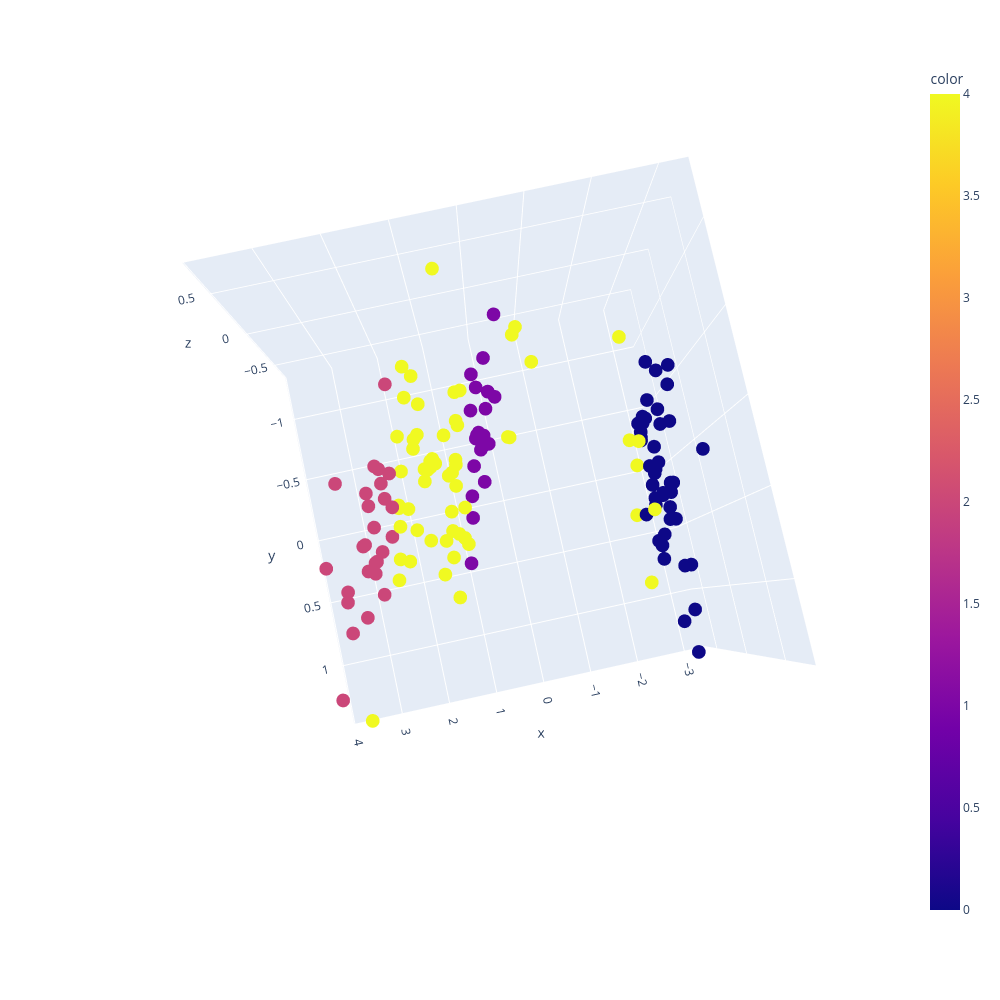

Here is the notebook cell this chart was saved with:
### Code cell
from sklearn.decomposition import PCA
pca = PCA(n_components = 3).fit(iris.data)
irispca = pca.transform(iris.data)

colors = iris.target
colors[svmclf.support_] = 4

fig = px.scatter_3d(x=irispca[:,0], y=irispca[:,1], z=irispca[:,2],color=colors)
#fig = px.scatter_3d(x=irispca[svmclf.support_,0], y=irispca[svmclf.support_,1], z=irispca[svmclf.support_,2],color=['red' for i in range(len(svmclf.support_))])

fig.update_layout(
    autosize=False,
    width=1000,
    height=1000)
    
fig.show()

### Figure 1 — Plotly figure (JSON) as saved in the notebook; plotly's stock layout.template omitted (floating-point values rounded to 4 significant figures; data arrays with more than 128 entries replaced by an {"elided": "..."} marker saying what was removed)
{"data": [{"hovertemplate": "x=%{x}<br>y=%{y}<br>z=%{z}<br>color=%{marker.color}<extra></extra>", "legendgroup": "", "marker": {"color": {"elided": "150 int values"}, "coloraxis": "coloraxis", "symbol": "circle"}, "mode": "markers", "name": "", "scene": "scene", "showlegend": false, "type": "scatter3d", "x": {"elided": "150 float values"}, "y": {"elided": "150 float values"}, "z": {"elided": "150 float values"}}], "layout": {"autosize": false, "coloraxis": {"colorbar": {"title": {"text": "color"}}, "colorscale": [[0, "#0d0887"], [0.1111, "#46039f"], [0.2222, "#7201a8"], [0.3333, "#9c179e"], [0.4444, "#bd3786"], [0.5556, "#d8576b"], [0.6667, "#ed7953"], [0.7778, "#fb9f3a"], [0.8889, "#fdca26"], [1, "#f0f921"]]}, "height": 1000, "legend": {"tracegroupgap": 0}, "margin": {"t": 60}, "scene": {"aspectmode": "auto", "aspectratio": {"x": 1, "y": 1, "z": 1}, "camera": {"center": {"x": 0, "y": 0, "z": 0}, "eye": {"x": 0.05956, "y": 0.2729, "z": 2.432}, "projection": {"type": "perspective"}, "up": {"x": 0, "y": 0, "z": 1}}, "domain": {"x": [0, 1], "y": [0, 1]}, "xaxis": {"title": {"text": "x"}, "type": "linear"}, "yaxis": {"title": {"text": "y"}, "type": "linear"}, "zaxis": {"title": {"text": "z"}, "type": "linear"}}, "width": 1000}}
